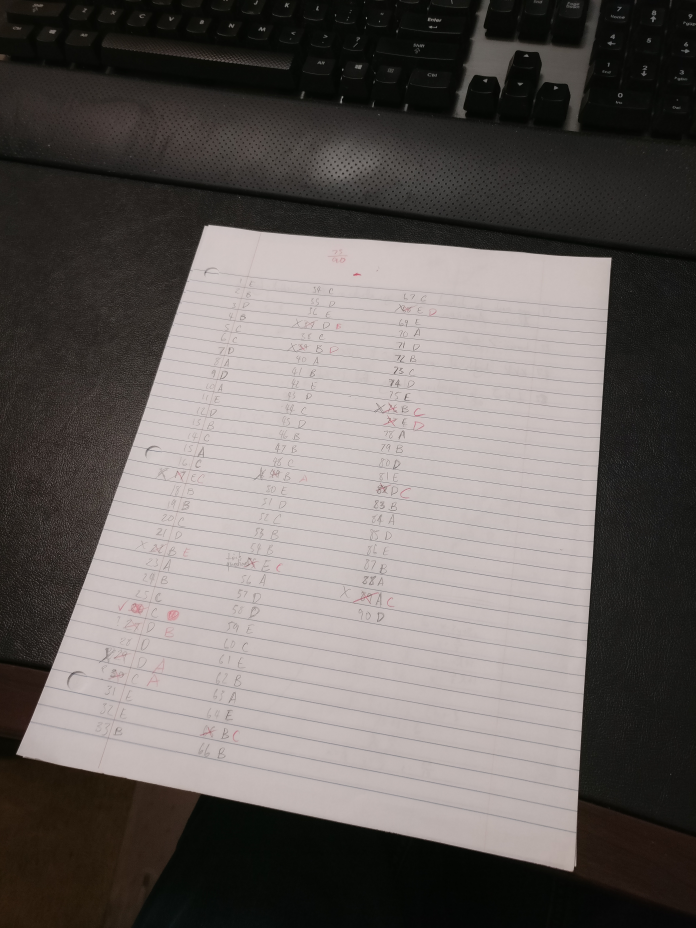
#> input picture py_tests/test_imgs/003.jpg, 3480 x 4640 px (shown at 1/5 size)
$ python cvtest.py
#> lines starting #> are read from the running program, lines starting #| are printed output that depends on the picture; after the words box and inside, x2 and y2 are one past the last pixel; in counts of white or black regions, pixels touching at a corner belong together
import numpy as np
import cv2
import math

#rotates the image w/o cutting off parts of it
def rotate_bound(image, angle):
    # grab the dimensions of the image and then determine the
    # center
    (h, w) = image.shape[:2]
    (cX, cY) = (w // 2, h // 2)

    # grab the rotation matrix (applying the negative of the
    # angle to rotate clockwise), then grab the sine and cosine
    # (i.e., the rotation components of the matrix)
    M = cv2.getRotationMatrix2D((cX, cY), -angle, 1.0)
    cos = np.abs(M[0, 0])
    sin = np.abs(M[0, 1])

    # compute the new bounding dimensions of the image
    nW = int((h * sin) + (w * cos))
    nH = int((h * cos) + (w * sin))

    # adjust the rotation matrix to take into account translation
    M[0, 2] += (nW / 2) - cX
    M[1, 2] += (nH / 2) - cY

    # perform the actual rotation and return the image
    return cv2.warpAffine(image, M, (nW, nH))

# [8 lines left out: function remove_outliers, not called in this run]

def largest_contour(contour_array):
    largest = 0
    if len(contour_array) > 0:
        largest = contour_array[0]
        for contour in contour_array:
            print(str(cv2.contourArea(contour)) + ', ' + str(cv2.contourArea(largest)))
            if cv2.contourArea(contour) > cv2.contourArea(largest):
                largest = contour
    return largest

def resize_to_letter(img):
    resized_im = img
    #the document should have a width:height ratio of 8.5:11
    if(img.shape[0] != .773 * img.shape[1]):
        resized_im = cv2.resize(img, (int(img.shape[1] * 1.294), int(img.shape[0])))
    return resized_im

def top_down_transform(im, cont):
    #im is rotated 90 deg, so y is x axis, and x is y axis
    top_down = im

    """I have no idea how this finds the corners but it does lol"""
    perimeter = cv2.arcLength(cont, True)
    cont_approx = cv2.approxPolyDP(cont, 0.03*perimeter, True)

    #page is an array made from a simplified version of the contour passed to the function
    page = cont_approx[:, 0]

    #Sort corners: top left, top right, bot left, bot right
    diff = np.diff(page, axis=1)
    summ = page.sum(axis=1)
    pts = np.array([page[np.argmin(summ)], page[np.argmin(diff)], page[np.argmax(diff)], page[np.argmax(summ)]], dtype = "float32")

    #pts = [t_l, t_r, b_l, b_r]
    print(pts)

    """transform image to top down viewpoint"""
    #compute the width of the new image, which will be the maximum distance between
    #the bottom-right and bottom-left x-coordiates or the top-right and top-left x-coordinates
    widthA = np.sqrt(((pts[3][0] - pts[2][0]) ** 2) + ((pts[3][1] - pts[2][1]) ** 2))
    widthB = np.sqrt(((pts[1][0] - pts[0][0]) ** 2) + ((pts[1][1] - pts[0][1]) ** 2))
    maxWidth = max(int(widthA), int(widthB))

    #compute the height of the new image, which will be the maximum distance between
    #the top-right and bottom-right y-coordinates or the top-left and bottom-left y-coordinates
    heightA = np.sqrt(((pts[1][0] - pts[3][0]) ** 2) + ((pts[1][1] - pts[3][1]) ** 2))
    heightB = np.sqrt(((pts[0][0] - pts[2][0]) ** 2) + ((pts[0][1] - pts[2][1]) ** 2))
    maxHeight = max(int(heightA), int(heightB))

    # [5 lines of commented-out code are left out]
    dst = np.array([[0, 0], [maxWidth - 1, 0], [0, maxHeight - 1], [maxWidth - 1, maxHeight - 1]], dtype = "float32")
    print(dst)

    mat = cv2.getPerspectiveTransform(pts, dst)
    top_down = cv2.warpPerspective(im, mat, (maxWidth, maxHeight))

    return top_down, pts

def find_doc_contours(image):
#> called with image = 'test_imgs/003.jpg'
    img = cv2.imread(image)
#> img is the input picture: shape (4640, 3480, 3); mean B, G, R 95.5, 98.1, 103.9
    #photo was taken in protrait, and is too tall to display so it is rotated
    img = rotate_bound(img, 90)
#> in rotate_bound, `return cv2.warpAffine(image, M, (nW, nH))`:
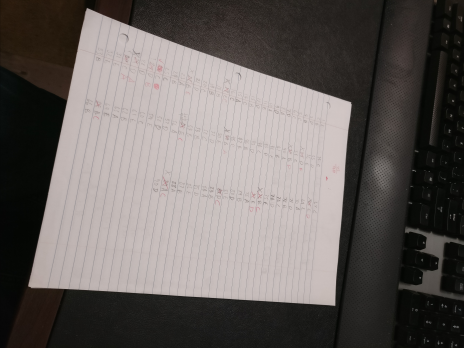
#> returned value: shape (3480, 4640, 3) (shown at 1/10 size); mean of channels 0, 1, 2 95.5, 98.1, 103.9; drawn as B, G, R

    #still too large so the image is resized to see what is happening
    #im_width = img.shape[0] / 4
    #im_height = img.shape[1] / 4
    #small_img = cv2.resize(img, (int(im_height), int(im_width)))
    small_img = img

    #convert image to grayscale to perform thresholding
    HSV_im = cv2.cvtColor(small_img, cv2.COLOR_BGR2HSV)
#> HSV_im: shape (3480, 4640, 3); mean H, S, V 19.8, 40, 104.1

    #H values for white go from H < 50, H > 130
    #need to take two thresholded image to get all the white colors
    lower_white1 = np.array([0, 0, 140])
    upper_white1 = np.array([50, 50, 255])
    lower_white2 = np.array([90, 0, 140])
    upper_white2 = np.array([180, 50, 255])

    #simple thresholding on the image to separate the document from the background
    thresh1 = cv2.inRange(HSV_im, lower_white1, upper_white1)
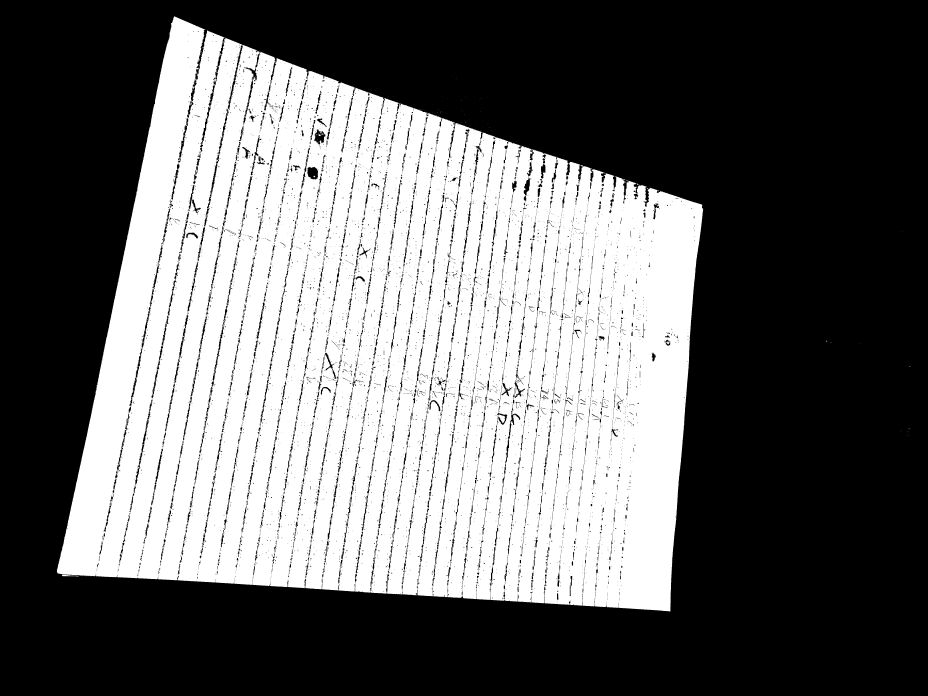
#> thresh1: shape (3480, 4640) (shown at 1/5 size); 41.1% white; 918 white regions (899 under 20 px), largest, box (x1, y1, x2, y2) and area: (284, 81, 3516, 3057) 6630323, (309, 2874, 395, 2882) 338, (3331, 1707, 3347, 1722) 141
    thresh2 = cv2.inRange(HSV_im, lower_white2, upper_white2)
#> thresh2: shape (3480, 4640); 1.8% white; 8743 white regions (6204 under 20 px), largest, box (x1, y1, x2, y2) and area: (976, 150, 1035, 400) 2725, (675, 2011, 761, 2422) 2635, (1008, 424, 1074, 720) 2487

    #use a bitwise or to combine the two images into one
    combined_thresh = cv2.bitwise_or(thresh1, thresh2)
#> combined_thresh: shape (3480, 4640); 42.9% white; 183 white regions (178 under 20 px), largest, box (x1, y1, x2, y2) and area: (284, 81, 3516, 3057) 6921615, (309, 2874, 395, 2882) 338, (1564, 877, 1580, 889) 122, (1583, 668, 1588, 680) 43, (2530, 1943, 2540, 1952) 42

    #remove any noise in the image, try and find the outline of the document
    kernel = np.ones((10, 10), np.uint8)
    mask = cv2.morphologyEx(combined_thresh, cv2.MORPH_CLOSE, kernel)
#> mask: shape (3480, 4640); 43.4% white; 86 white regions (80 under 20 px), largest, box (x1, y1, x2, y2) and area: (285, 82, 3517, 3058) 7013908, (4539, 2157, 4548, 2183) 54, (2203, 558, 2212, 568) 34, (4130, 1704, 4139, 1710) 28, (4152, 1711, 4160, 1716) 26, (2326, 610, 2336, 615) 22
    mask = cv2.morphologyEx(mask, cv2.MORPH_OPEN, kernel)
#> mask: shape (3480, 4640); 43.4% white; 1 white region, box (x1, y1, x2, y2) and area: (287, 87, 3517, 3058) 7013749

    edges = cv2.Canny(mask, 100, 200)
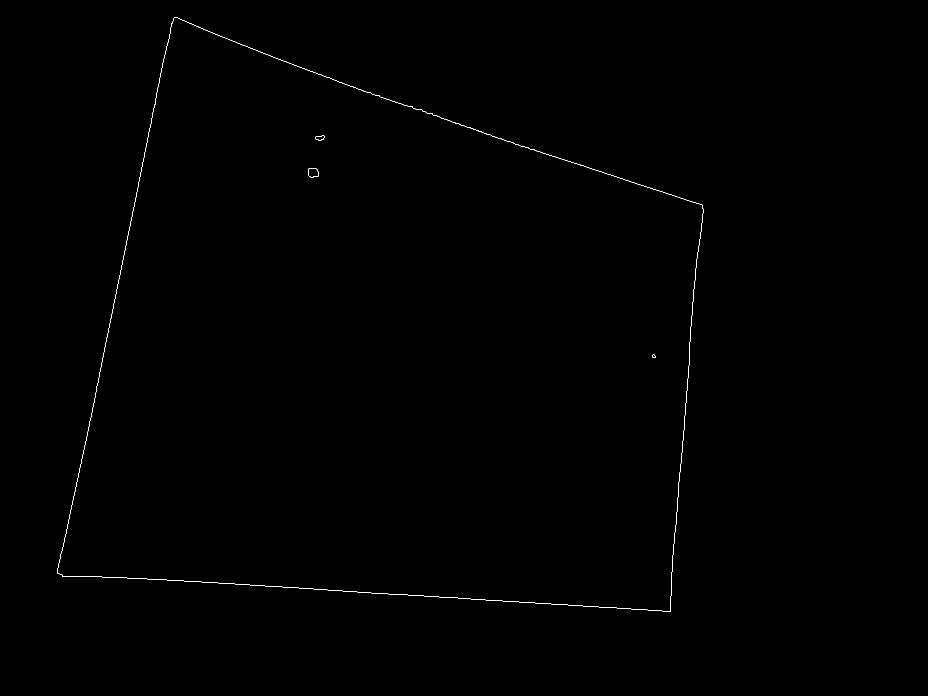
#> edges: shape (3480, 4640) (shown at 1/5 size); 0.07% white in thin lines or dots, all inside (x1, y1, x2, y2) = (286, 86, 3517, 3058)
    contours, hierarchy = cv2.findContours(edges, cv2.RETR_EXTERNAL, cv2.CHAIN_APPROX_NONE)
#> contours = 1 contour; box (x1, y1, x2, y2) and area: (286, 86, 3517, 3058) 7015806

    #contours = remove_outliers(contours)
    #assumes that the largest contour is the document's outline
    document_contour = largest_contour(contours)
#> in largest_contour, `largest = contour_array[0]`: largest = contour of 10595 points, box (x1, y1, x2, y2) (286, 86, 3517, 3058), area 7015806
#> the loop in largest_contour, `for contour in contour_array:` made 1 pass
#| 7015805.5, 7015805.5
#> document_contour has the same summary as largest in largest_contour
    cv2.drawContours(small_img, contours, -1, (0, 255, 0), 15)

    docview, corners = top_down_transform(small_img, document_contour)
#> in top_down_transform, `perimeter = cv2.arcLength(cont, True)`: perimeter = 11346.8
#> in top_down_transform, `cont_approx = cv2.approxPolyDP(cont, 0.03*perimeter, True)`: cont_approx = [[872, 86], [287, 2866], [3353, 3057], [3511, 1024]]
#> in top_down_transform, `page = cont_approx[:, 0]`: page has the same summary as cont_approx
#> in top_down_transform, `diff = np.diff(page, axis=1)`: diff = [-786, 2579, -296, -2487]
#> in top_down_transform, `summ = page.sum(axis=1)`: summ = [958, 3153, 6410, 4535]
#> in top_down_transform, `pts = np.array([page[np.argmin(summ)], page[np.argmin(diff)], page[np...`: pts = [[872, 86], [3511, 1024], [287, 2866], [3353, 3057]]
#| [[ 872.   86.]
#|  [3511. 1024.]
#|  [ 287. 2866.]
#|  [3353. 3057.]]
#> in top_down_transform, `widthA = np.sqrt(((pts[3][0] - pts[2][0]) ** 2) + ((pts[3][1] - pts[2]..`: widthA = 3071.9
#> in top_down_transform, `widthB = np.sqrt(((pts[1][0] - pts[0][0]) ** 2) + ((pts[1][1] - pts[0]..`: widthB = 2800.7
#> in top_down_transform, `maxWidth = max(int(widthA), int(widthB))`: maxWidth = 3071
#> in top_down_transform, `heightA = np.sqrt(((pts[1][0] - pts[3][0]) ** 2) + ((pts[1][1] - pts[3..`: heightA = 2039.1
#> in top_down_transform, `heightB = np.sqrt(((pts[0][0] - pts[2][0]) ** 2) + ((pts[0][1] - pts[2..`: heightB = 2840.9
#> in top_down_transform, `maxHeight = max(int(heightA), int(heightB))`: maxHeight = 2840
#> in top_down_transform, `dst = np.array([[0, 0], [maxWidth - 1, 0], [0, maxHeight - 1], [maxWid..`: dst = [[0, 0], [3070, 0], [0, 2839], [3070, 2839]]
#| [[   0.    0.]
#|  [3070.    0.]
#|  [   0. 2839.]
#|  [3070. 2839.]]
#> in top_down_transform, `mat = cv2.getPerspectiveTransform(pts, dst)`: mat = [[0.716, 0.151, -637.4], [-0.35, 0.985, 220.5], [-0.000103, 2.29e-05, 1]]
#> in top_down_transform, `top_down = cv2.warpPerspective(im, mat, (maxWidth, maxHeight))`:
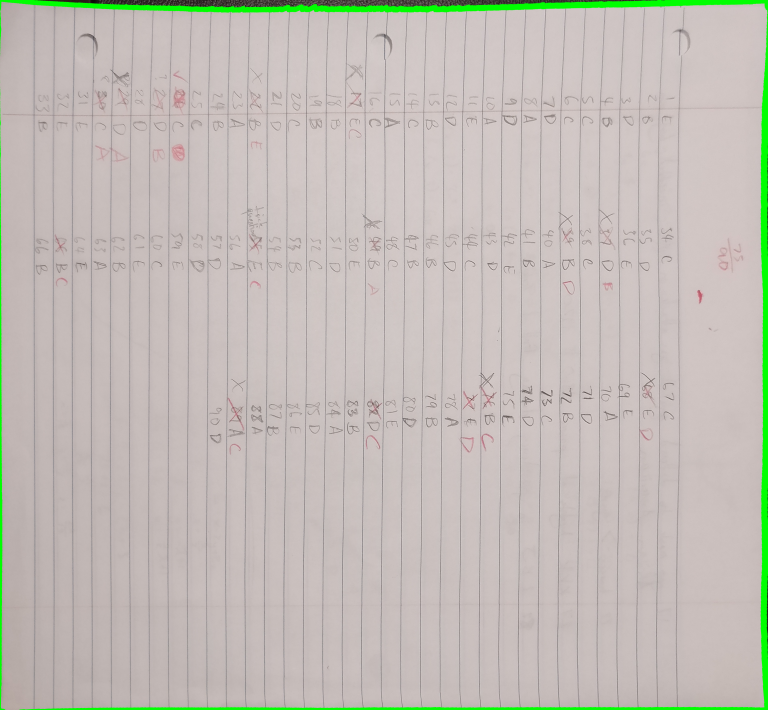
#> top_down: shape (2840, 3071, 3) (shown at 1/4 size); mean B, G, R 182.9, 189.5, 194.1
#> corners has the same summary as pts in top_down_transform

    for pt in corners:
        pt_tup = (pt[0], pt[1])
        cv2.circle(small_img, pt_tup, 18, (255, 0, 255), -1)
#> this loop made 4 passes

    docview = resize_to_letter(docview)
#> in resize_to_letter, `resized_im = cv2.resize(img, (int(img.shape[1] * 1.294), int(img.shape..`:
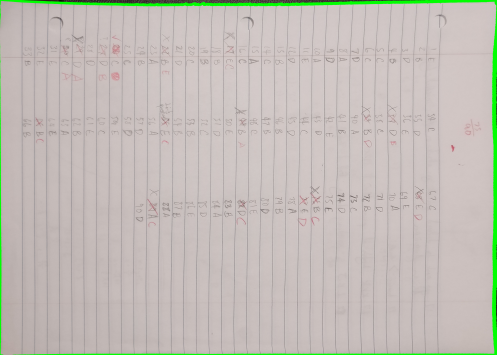
#> resized_im: shape (2840, 3973, 3) (shown at 1/8 size); mean B, G, R 182.9, 189.5, 194.1
    docview = rotate_bound(docview, -90)
#> call 2 of rotate_bound, with angle = -90
#> in rotate_bound (call 2), `M = cv2.getRotationMatrix2D((cX, cY), -angle, 1.0)`: M = [[6.12e-17, 1, 566], [-1, 6.12e-17, 3406]]
#> in rotate_bound (call 2), `nW = int((h * sin) + (w * cos))`: nW = 2840
#> in rotate_bound (call 2), `nH = int((h * cos) + (w * sin))`: nH = 3973
#> in rotate_bound (call 2), `return cv2.warpAffine(image, M, (nW, nH))`:
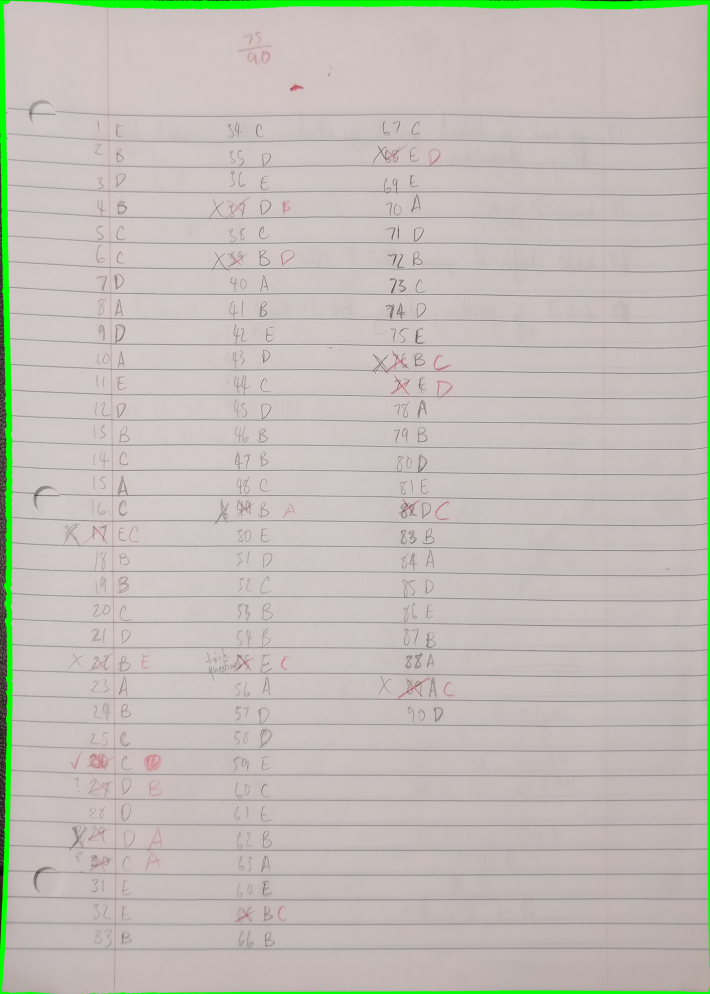
#> returned value: shape (3973, 2840, 3) (shown at 1/4 size); mean of channels 0, 1, 2 183.1, 189.7, 194.3; drawn as B, G, R

    cv2.imshow(image + ':test', small_img)
    # [5 lines of commented-out code are left out]
    cv2.imshow('doc view', docview)
    #cv2.imshow(image + ':edges', edges)

    key = cv2.waitKey(0)
#> (key Esc is pressed here)

    #print(img.shape)
    #print(small_img.shape)
    #print(contours)

    cv2.destroyAllWindows()

    cv2.imwrite("scanned_doc.jpg", docview)
    cv2.imwrite("imgAndContour.jpg", small_img)
    # [6 lines of commented-out code are left out]

if __name__ == "__main__":
    #image = "test_imgs/005.jpg"
    image = "test_imgs/003.jpg"
    find_doc_contours(image)

$ run again, with py_tests/test_imgs/001.jpg copied over py_tests/test_imgs/003.jpg
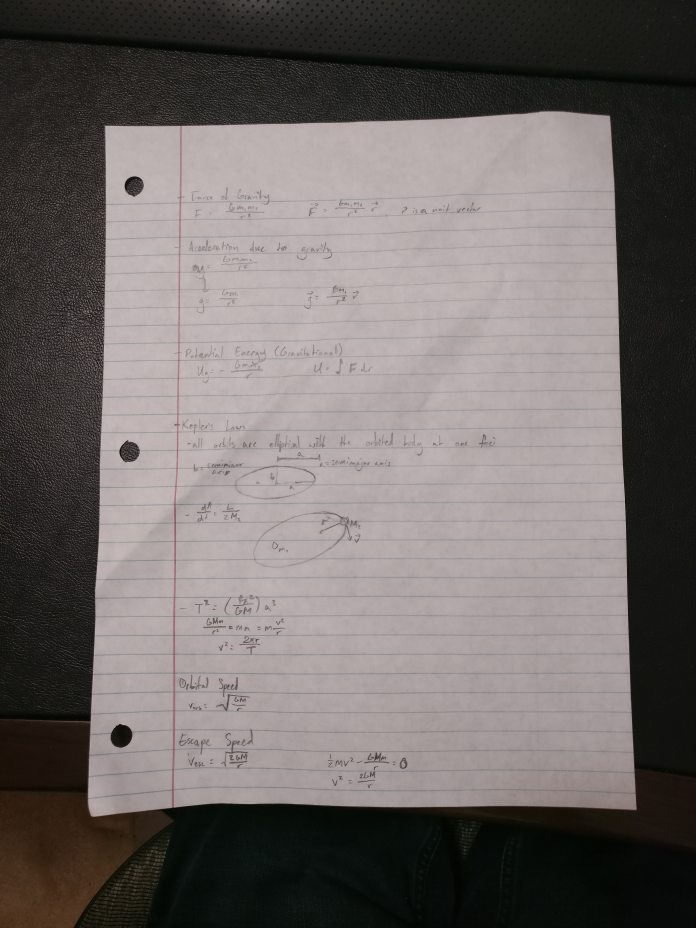
#> input picture py_tests/test_imgs/001.jpg, 3480 x 4640 px (shown at 1/5 size)
#> in find_doc_contours, img is the input picture: shape (4640, 3480, 3); mean B, G, R 103.4, 105.4, 111.6
#> HSV_im: shape (3480, 4640, 3); mean H, S, V 33.9, 38, 112.1
#> in find_doc_contours, `thresh1 = cv2.inRange(HSV_im, lower_white1, upper_white1)`:
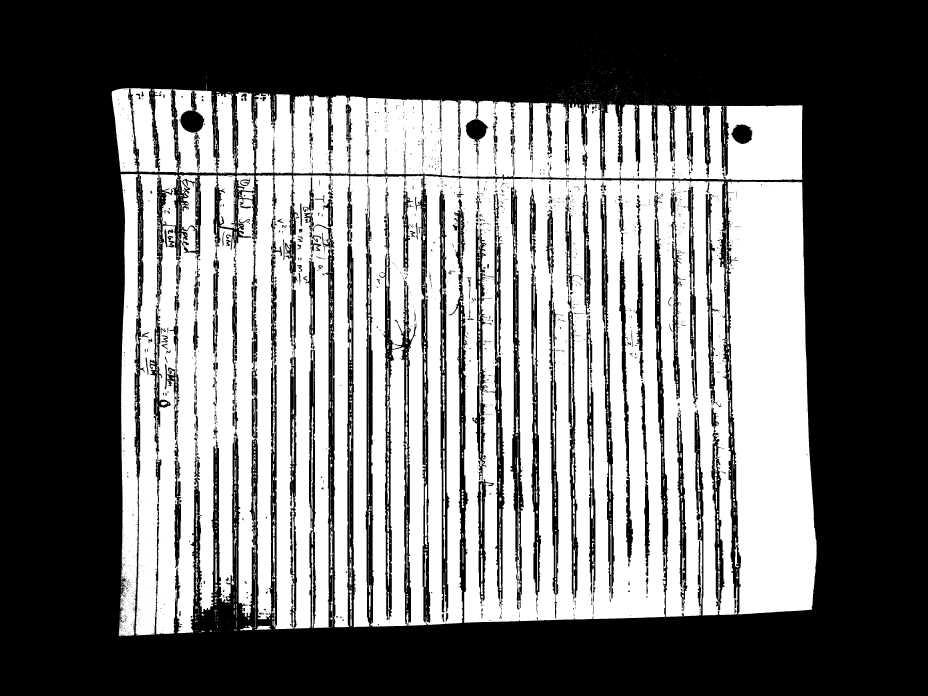
#> thresh1: shape (3480, 4640) (shown at 1/5 size); 44.7% white; 8126 white regions (6951 under 20 px), largest, box (x1, y1, x2, y2) and area: (677, 870, 3691, 3177) 4882695, (1464, 477, 4012, 901) 813437, (3631, 907, 4083, 3072) 807063
#> thresh2: shape (3480, 4640); 9.9% white; 4152 white regions (3329 under 20 px), largest, box (x1, y1, x2, y2) and area: (951, 1416, 1387, 3163) 160307, (2551, 904, 2619, 3048) 51470, (2103, 942, 2151, 3122) 48171
#> combined_thresh: shape (3480, 4640); 54.6% white; 6054 black regions (5427 under 20 px), largest, box (x1, y1, x2, y2) and area: (0, 0, 4640, 3480) 7205217, (902, 455, 1022, 678) 10480, (2327, 596, 2441, 700) 8233
#> edges: shape (3480, 4640); 0.09% white in thin lines or dots, all inside (x1, y1, x2, y2) = (560, 442, 4085, 3183)
#> contours = 1 contour; box (x1, y1, x2, y2) and area: (560, 442, 4085, 3183) 8989530
#> largest = contour of 12250 points, box (x1, y1, x2, y2) (560, 442, 4085, 3183), area 8989530
#> the loop in largest_contour, `for contour in contour_array:` made 1 pass
#| 8989530.0, 8989530.0
#> document_contour has the same summary as largest in largest_contour
#> perimeter = 12501
#> cont_approx = [[562, 459], [595, 3182], [4060, 3049], [4012, 528]]
#> page has the same summary as cont_approx
#> diff = [-103, 2587, -1011, -3484]
#> summ = [1021, 3777, 7109, 4540]
#> pts = [[562, 459], [4012, 528], [595, 3182], [4060, 3049]]
#| [[ 562.  459.]
#|  [4012.  528.]
#|  [ 595. 3182.]
#|  [4060. 3049.]]
#> widthA = 3467.6
#> widthB = 3450.7
#> maxWidth = 3467
#> heightA = 2521.5
#> heightB = 2723.2
#> maxHeight = 2723
#> dst = [[0, 0], [3466, 0], [0, 2722], [3466, 2722]]
#| [[   0.    0.]
#|  [3466.    0.]
#|  [   0. 2722.]
#|  [3466. 2722.]]
#> mat = [[0.92, -0.0112, -512.2], [-0.0199, 0.994, -445.2], [-2.12e-05, 2.24e-06, 1]]
#> corners has the same summary as pts in top_down_transform
#> the loop in find_doc_contours, `for pt in corners:` made 4 passes
#> M = [[6.12e-17, 1, 882], [-1, 6.12e-17, 3604]]
#> nW = 2723
#> nH = 4486
#> in rotate_bound (call 2), `return cv2.warpAffine(image, M, (nW, nH))`:
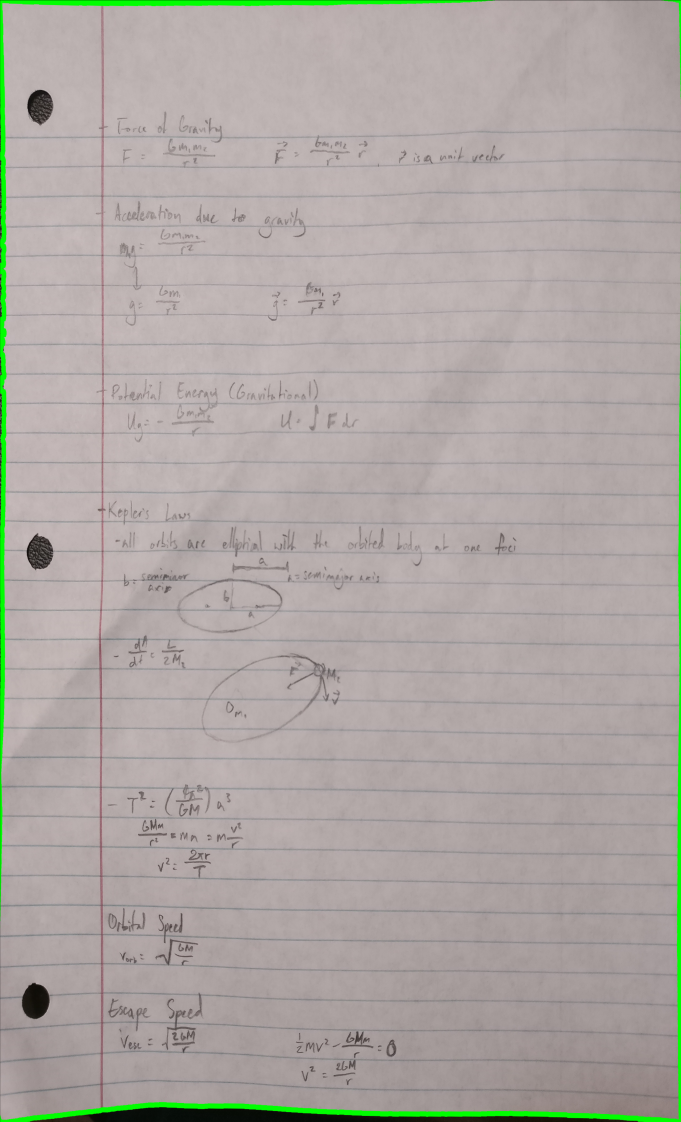
#> returned value: shape (4486, 2723, 3) (shown at 1/4 size); mean of channels 0, 1, 2 163.7, 167.9, 173.9; drawn as B, G, R
